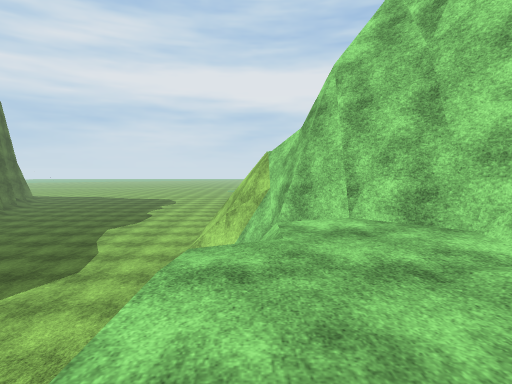
View 1 (above)

24 first-person views from a walk through a scene from a Unity 3-D project. The camera is 1.4 m above the floor, tilts 4° down and sees 80° across. The floor is counted in squares, 2 m on a side. Each view is taken from the middle of a square. On the plan, view 1 faces up. The plan holds only what a view shows up to about 10 squares ahead; the rest is blank. The place goes on beyond the plan. The player character is not drawn. Surface patterns are stand-ins for the level's own textures.

View 2
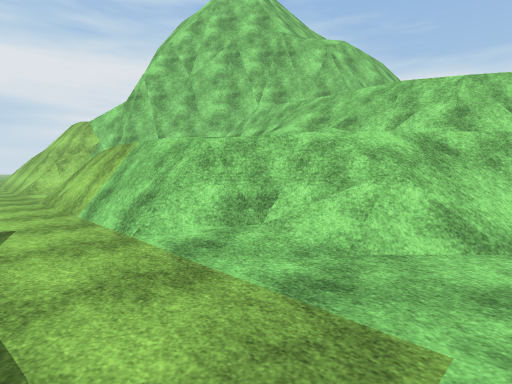

View 3
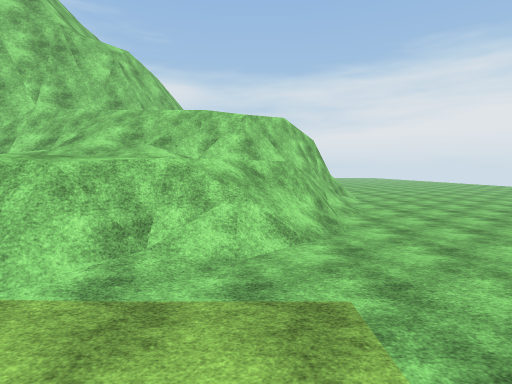

View 4
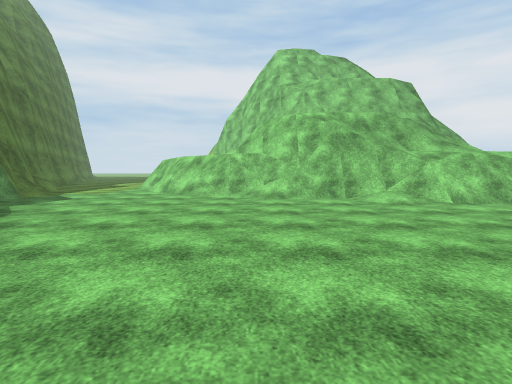

View 5
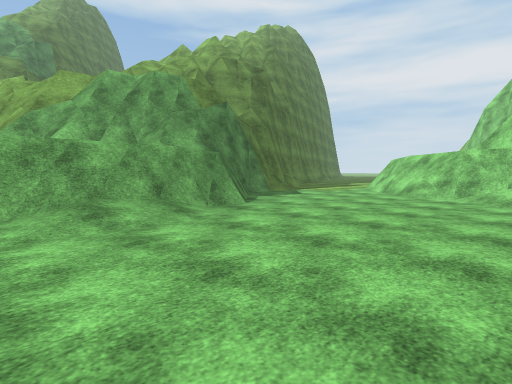

View 6
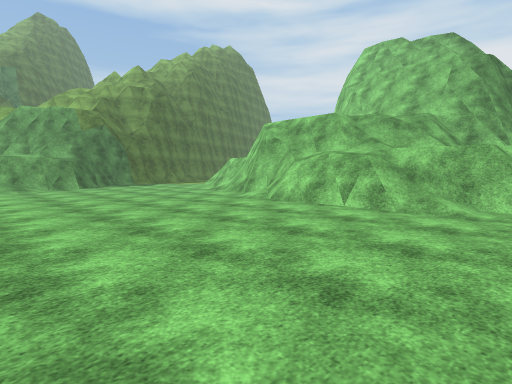

View 7
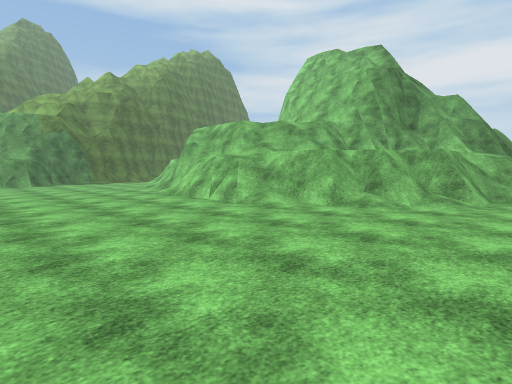

View 8
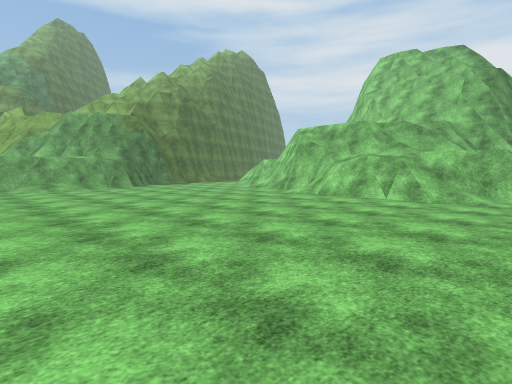

View 9
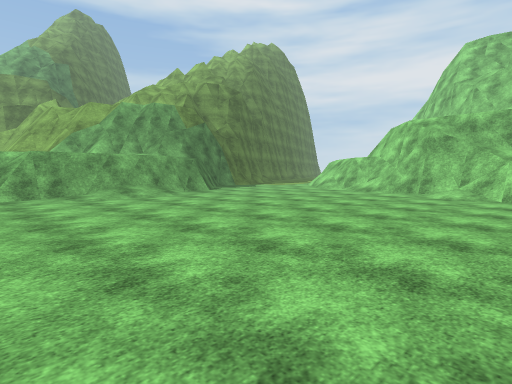

View 10
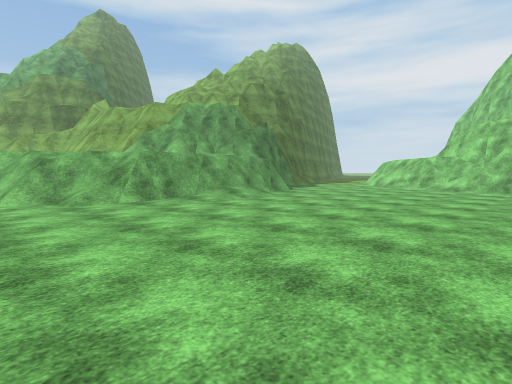

View 11
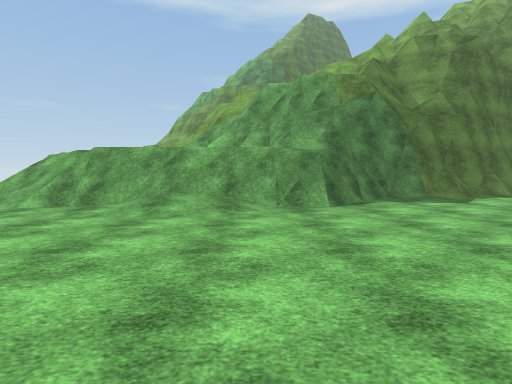

View 12
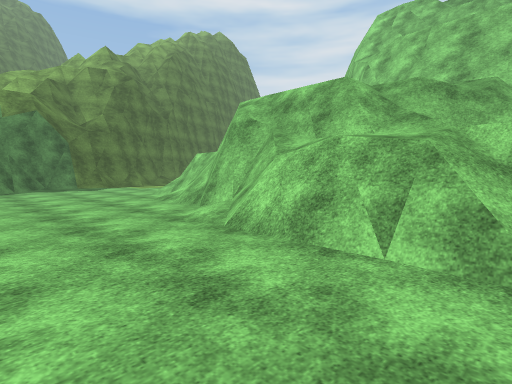

View 13
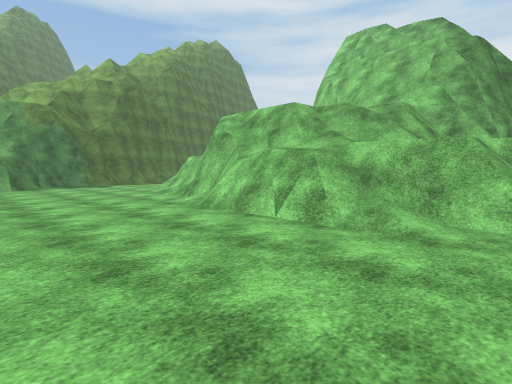

View 14
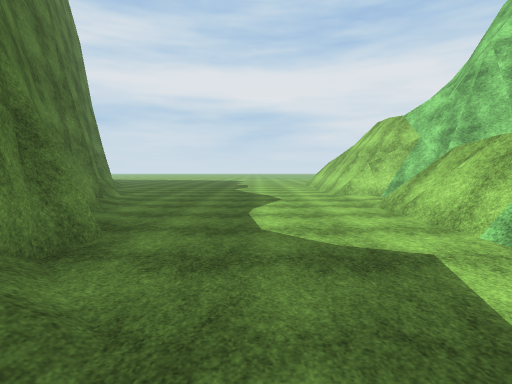

View 15
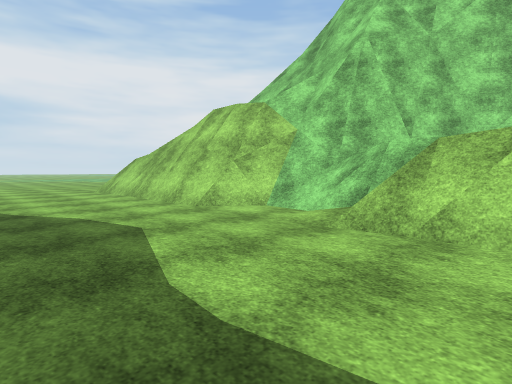

View 16
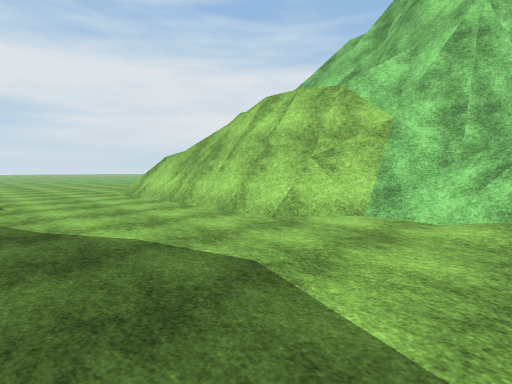

View 17
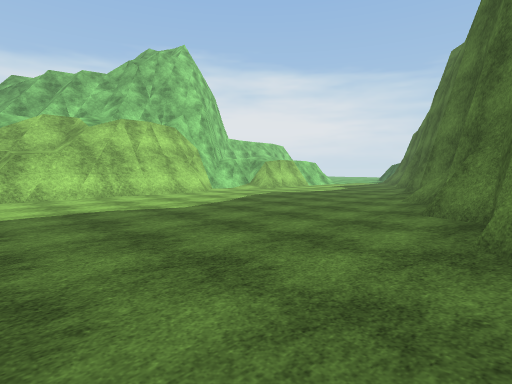

View 18
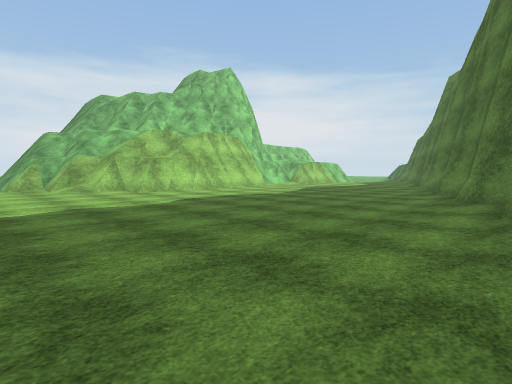

View 19
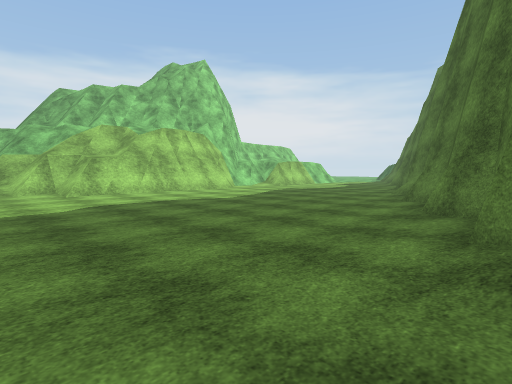

View 20
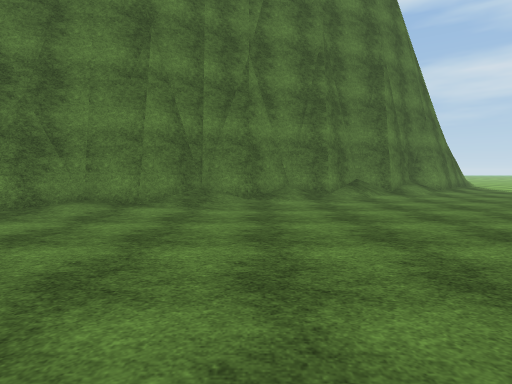

View 21
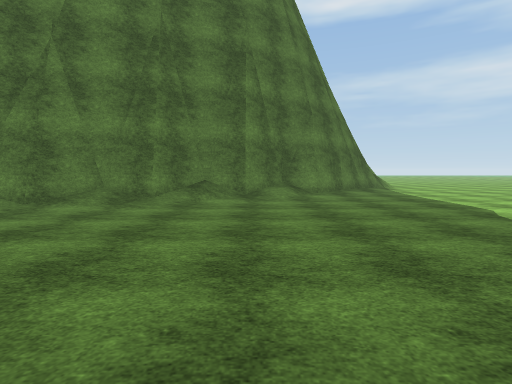

View 22
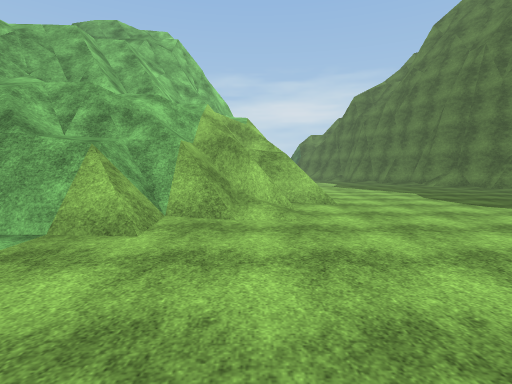

View 23
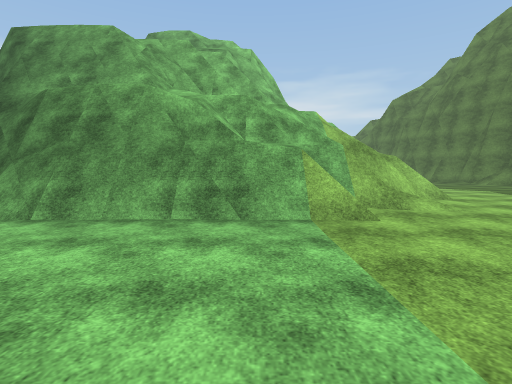

View 24
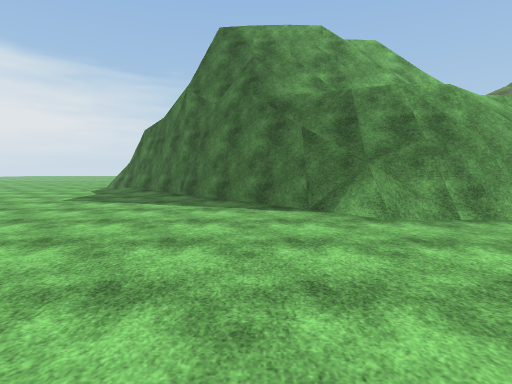

### Floor plan
Key: @ floor where view 1 was taken; # wall or solid block; . main floor; : floor 2.5 m higher than the main floor; + floor 5 m higher than the main floor; / step, stairs or slope; = window, fence, low wall or low ledge; v drop or lower ground.
Columns run from 15 left of view 1 to 15 right of it. Each row starts with its distance up from view 1.
 20 #/......          .     .
 19 #/.......      . ...   ...
 18 ##/.......    ....... .....
 17  #/.......   ...............
 16  ##/.........................
 15   #/............/######/.....
 14   ##/..........//==#/vv#/.....
 13    #/........./=//#=///=#/.....
 12    ##/........#=/////#####/....
 11     #/........#/#/+####  ##/...
 10     ##........#///###     ##/..
  9      #/.......#////#
  8      ##.......#v/##=
  7       #.......##/##
  6       ##.......###
  5        #.......###
  4        #/...../=/##
  3        ##.....#///#
  2          /....#::/###       ##
  1          #....#::///###   ###=
  0          #....#@:// //#####//
 -1           /...#////   /+=##://
 -2           #/../#::#    //=:://
 -3           #/...//:#/  //// //=
 -4           ##/.../==#//=//////.
 -5            #/.....//###///=/..
 -6            ##......../==///....
 -7            ##..................
 -8            ####................
 -9            #=/v................
-10          ###/:#................
-11         ##=/ ://...............
-12        ##//  ://............
-13               #.............
-14             :/=.............
-15            :///.........
-16            ///........
-17            =    ......

Where each view was taken, in squares from view 1:
view 1: 0 up, 0 right, facing up
view 2: 4 down, 3 left, facing up-right
view 3: 3 down, 4 left, facing right
view 4: 13 down, 3 right, facing up
view 5: 13 down, 4 right, facing up-left
view 6: 12 down, 12 right, facing up-left
view 7: 11 down, 15 right, facing up-left
view 8: 14 down, 12 right, facing up-left
view 9: 15 down, 8 right, facing up-left
view 10: 17 down, 6 right, facing up-left
view 11: 10 down, 5 right, facing left
view 12: 9 down, 10 right, facing up-left
view 13: 10 down, 12 right, facing up-left
view 14: 2 down, 4 left, facing up
view 15: 2 up, 5 left, facing up-right
view 16: 4 up, 5 left, facing up-right
view 17: 13 up, 10 left, facing down-right
view 18: 17 up, 11 left, facing down-right
view 19: 15 up, 11 left, facing down-right
view 20: 14 up, 5 left, facing left
view 21: 18 up, 6 left, facing left
view 22: 19 up, 0 right, facing down
view 23: 20 up, 3 right, facing down
view 24: 20 up, 9 right, facing down
